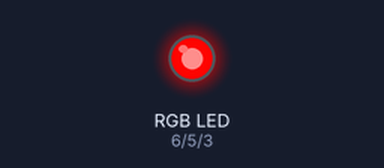
Simulated run of this sketch. Board: Arduino Uno, built with avr-gcc and run on an emulated ATmega328P. Parts: an RGB LED mixed from three pins (HIGH = lit). Dim RGB values are drawn brighter than linear.

Above: at 0.05 s.
At 0.9 s:
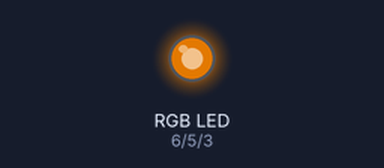
At 1.8 s:
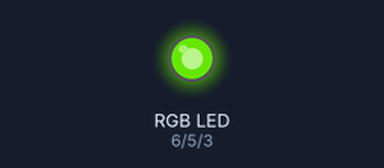
At 3.6 s:
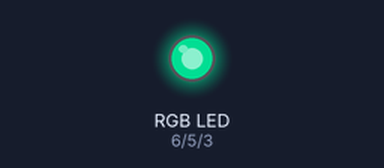
At 5.4 s:
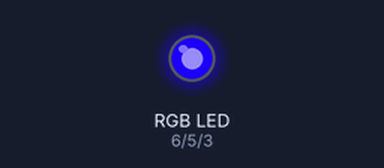
At 7.2 s:
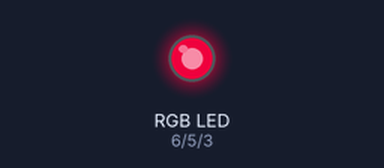
Timing chart, 0 to 10.0 s (numbered marks = the images above):
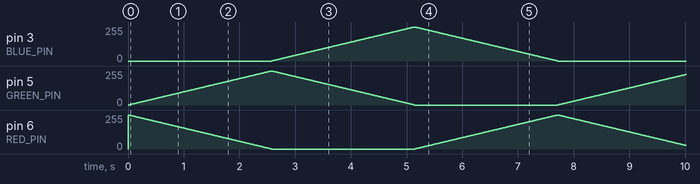

The sketch:

01.RGB_LED_Refactor_2.ino
```cpp
#include "rgb.h"

void setup() {
  rgbInit();
}

void loop() {
  RGBColor red = { 255, 0, 0 };
  RGBColor green = { 0, 255, 0 };
  RGBColor blue = { 0, 0, 255 };

  fadeToColor(red, green, 255, 10);
  fadeToColor(green, blue, 255, 10);
  fadeToColor(blue, red, 255, 10);
  fadeToColor(red, green, 255, 10);
  fadeToColor(green, blue, 255, 10);
  fadeToColor(blue, red, 255, 10);
}
```

rgb.cpp
```cpp
#include "api/Common.h"
#include "rgb.h"

void rgbInit() {
  pinMode(RED_PIN, OUTPUT);
  pinMode(GREEN_PIN, OUTPUT);
  pinMode(BLUE_PIN, OUTPUT);
}

void setColorRGB(const RGBColor& color) {
  analogWrite(RED_PIN, color.red);
  analogWrite(GREEN_PIN, color.green);
  analogWrite(BLUE_PIN, color.blue);
}

void fadeToColor(const RGBColor& from, const RGBColor& to, uint16_t steps, uint16_t delayMs) {
  if (steps == 0) return;

  for (uint16_t i = 0; i < steps; i++) {
    RGBColor current;
    current.red = from.red + ((to.red - from.red) * i) / steps;
    current.green = from.green + ((to.green - from.green) * i) / steps;
    current.blue = from.blue + ((to.blue - from.blue) * i) / steps;

    setColorRGB(current);
    delay(delayMs);
  }
}
```

rgb.h
```cpp
#ifndef RGB_H
#define RGB_H

#include <Arduino.h>
#include "config/pins.h"

struct RGBColor {
  uint8_t red;
  uint8_t green;
  uint8_t blue;
};

void rgbInit();
void setColorRGB(const RGBColor& color);
void fadeToColor(const RGBColor& from, const RGBColor& to, uint16_t steps, uint16_t delayMs);

#endif
```

pins.h
```cpp
#ifndef PINS_H
#define PINS_H

#include <Arduino.h>

constexpr uint8_t RED_PIN = 6;
constexpr uint8_t GREEN_PIN = 5;
constexpr uint8_t BLUE_PIN = 3;

#endif
```
